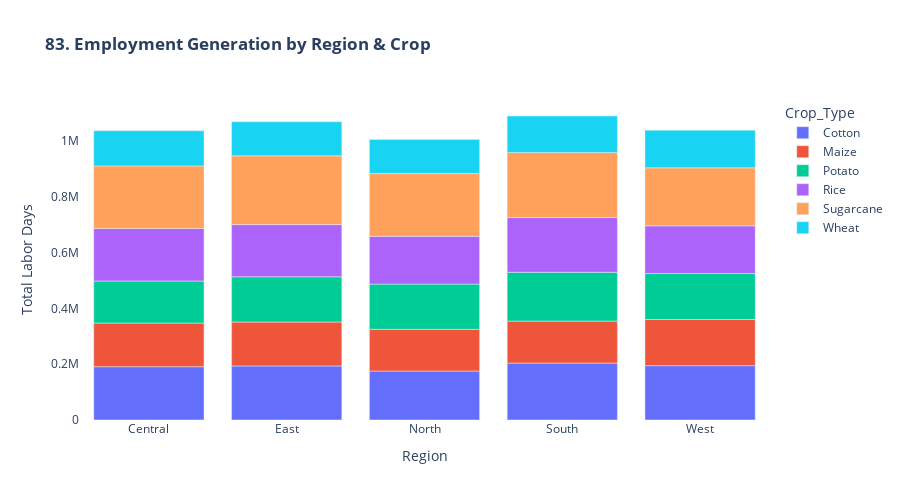

Source (notebook cell):
### Markdown cell above
### *83. Employment Generation*

### Code cell
print("\n83. Employment Analysis...")

# Labor coefficients (person-days per hectare)
labor_coeff = {'Wheat': 50, 'Maize': 60, 'Cotton': 80, 
               'Rice': 70, 'Sugarcane': 90, 'Potato': 65}

employment = df.groupby(["Crop_Type", "Region"], observed=False).agg(
    Field_Area_hectare=("Field_Area_hectare", "sum"),
).reset_index()

employment["Labor_Days"] = (
    employment["Crop_Type"].map(labor_coeff).astype(float)
    * pd.to_numeric(employment["Field_Area_hectare"], errors="coerce")
)

fig83 = px.bar(employment, x='Region', y='Labor_Days', color='Crop_Type',
               title='<b>83. Employment Generation by Region & Crop</b>',
               labels={'Labor_Days': 'Total Labor Days'})

fig83.update_layout(height=500, plot_bgcolor='white')
fig83.show()

### Figure 1 — Plotly figure (JSON) as saved in the notebook; plotly's stock layout.template omitted (floating-point values rounded to 4 significant figures)
{"data": [{"hovertemplate": "Crop_Type=Cotton<br>Region=%{x}<br>Total Labor Days=%{y}<extra></extra>", "legendgroup": "Cotton", "marker": {"color": "#636efa", "pattern": {"shape": ""}}, "name": "Cotton", "orientation": "v", "showlegend": true, "textposition": "auto", "type": "bar", "x": ["Central", "East", "North", "South", "West"], "xaxis": "x", "y": [191200.0, 193900.0, 175700.0, 204100.0, 194900.0], "yaxis": "y"}, {"hovertemplate": "Crop_Type=Maize<br>Region=%{x}<br>Total Labor Days=%{y}<extra></extra>", "legendgroup": "Maize", "marker": {"color": "#EF553B", "pattern": {"shape": ""}}, "name": "Maize", "orientation": "v", "showlegend": true, "textposition": "auto", "type": "bar", "x": ["Central", "East", "North", "South", "West"], "xaxis": "x", "y": [156600.0, 157700.0, 149600.0, 150700.0, 165700.0], "yaxis": "y"}, {"hovertemplate": "Crop_Type=Potato<br>Region=%{x}<br>Total Labor Days=%{y}<extra></extra>", "legendgroup": "Potato", "marker": {"color": "#00cc96", "pattern": {"shape": ""}}, "name": "Potato", "orientation": "v", "showlegend": true, "textposition": "auto", "type": "bar", "x": ["Central", "East", "North", "South", "West"], "xaxis": "x", "y": [150800.0, 162100.0, 162300.0, 175200.0, 164700.0], "yaxis": "y"}, {"hovertemplate": "Crop_Type=Rice<br>Region=%{x}<br>Total Labor Days=%{y}<extra></extra>", "legendgroup": "Rice", "marker": {"color": "#ab63fa", "pattern": {"shape": ""}}, "name": "Rice", "orientation": "v", "showlegend": true, "textposition": "auto", "type": "bar", "x": ["Central", "East", "North", "South", "West"], "xaxis": "x", "y": [188300.0, 187400.0, 171400.0, 196400.0, 171100.0], "yaxis": "y"}, {"hovertemplate": "Crop_Type=Sugarcane<br>Region=%{x}<br>Total Labor Days=%{y}<extra></extra>", "legendgroup": "Sugarcane", "marker": {"color": "#FFA15A", "pattern": {"shape": ""}}, "name": "Sugarcane", "orientation": "v", "showlegend": true, "textposition": "auto", "type": "bar", "x": ["Central", "East", "North", "South", "West"], "xaxis": "x", "y": [224500.0, 246600.0, 225000.0, 233500.0, 208200.0], "yaxis": "y"}, {"hovertemplate": "Crop_Type=Wheat<br>Region=%{x}<br>Total Labor Days=%{y}<extra></extra>", "legendgroup": "Wheat", "marker": {"color": "#19d3f3", "pattern": {"shape": ""}}, "name": "Wheat", "orientation": "v", "showlegend": true, "textposition": "auto", "type": "bar", "x": ["Central", "East", "North", "South", "West"], "xaxis": "x", "y": [126200.0, 122200.0, 122400.0, 130700.0, 135000.0], "yaxis": "y"}], "layout": {"barmode": "relative", "height": 500, "legend": {"title": {"text": "Crop_Type"}, "tracegroupgap": 0}, "plot_bgcolor": "white", "title": {"text": "<b>83. Employment Generation by Region & Crop</b>"}, "xaxis": {"anchor": "y", "domain": [0, 1], "title": {"text": "Region"}}, "yaxis": {"anchor": "x", "domain": [0, 1], "title": {"text": "Total Labor Days"}}}}
